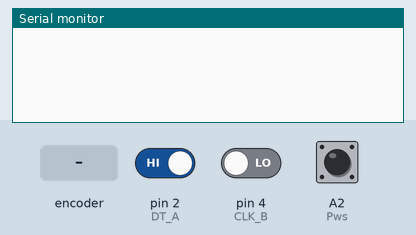
Bench run of a program on a simulated Arduino Uno, built with avr-gcc and run on an emulated ATmega328P. On the bench: the last lines printed to the serial monitor. Inputs (shaded band) come from the test bench; at power-on: pin 2 (DT_A) HIGH, pin 4 (CLK_B) LOW, A2 (Pws) HIGH.

Above: at 1.2 s.
1.3 s: pin 2 (DT_A) driven LOW
At 1.64 s:
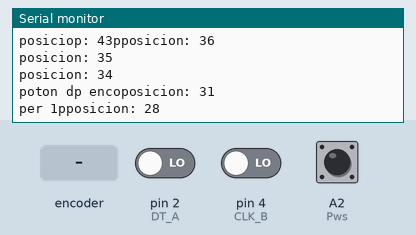
2.8 s: rotary encoder on pin 4 (CLK_B) / pin 2 (DT_A) turned 1 step (first pin leading)
At 4.2 s:
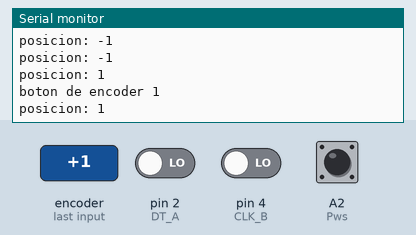
4.5 s: rotary encoder on pin 4 (CLK_B) / pin 2 (DT_A) turned 1 step (first pin leading)
At 5.7 s:
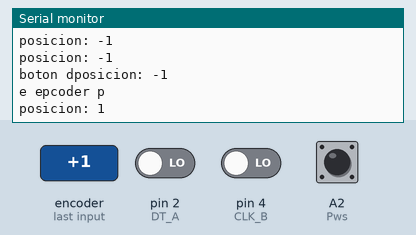
6.2 s: rotary encoder on pin 4 (CLK_B) / pin 2 (DT_A) turned 1 step (first pin leading)
At 7.5 s:
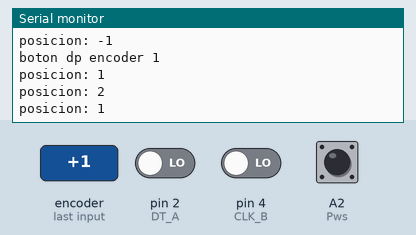
7.9 s: rotary encoder on pin 4 (CLK_B) / pin 2 (DT_A) turned 1 step (first pin leading)
At 9.2 s:
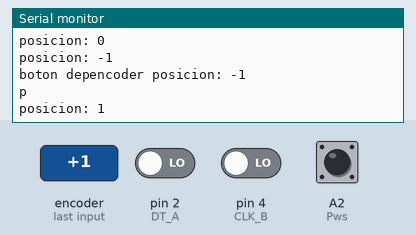
9.6 s: rotary encoder on pin 4 (CLK_B) / pin 2 (DT_A) turned 3 steps (first pin leading)
At 11.6 s:
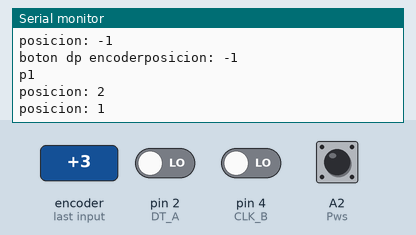
Timing chart, 0 to 12.7 s (numbered marks = the images above; inputs shaded):
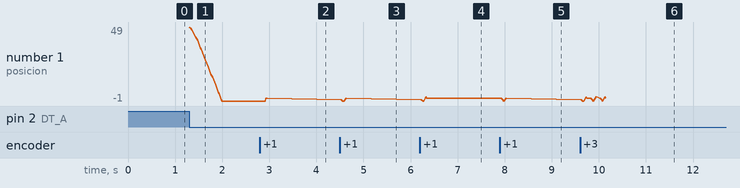

Measured:
- after the input at 1.3 s, the serial monitor: prints a new line at once (image 1)
- after the input at 2.8 s, the serial monitor: prints a new line after 0.13 s (image 2)
- after the input at 4.5 s, the serial monitor: prints a new line after 0.09 s (image 3)
- after the input at 6.2 s, the serial monitor: prints a new line after 0.09 s (image 4)
- after the input at 7.9 s, the serial monitor: prints a new line after 0.09 s (image 5)
- after the input at 9.6 s, the serial monitor: prints a new line after 0.09 s (image 6)

The program:

main.cpp
```cpp
#include <Arduino.h>

#define Pws A2
#define DT_A 2
#define CLK_B 4

int anterior = 50;

volatile int posicion = 50; // volatile es para hacer global una variable

void encoder(void);

void setup(){
  pinMode(Pws, INPUT_PULLUP);
  Serial.begin(9600);

  pinMode(DT_A, INPUT);
  pinMode(CLK_B, INPUT);

  attachInterrupt(digitalPinToInterrupt(DT_A), encoder, LOW);
}

void loop(){
  if(posicion != anterior){
    Serial.println("boton de encoder "+String(digitalRead(Pws)));
    Serial.println("posicion: "+String(posicion));
    anterior=posicion;
  }

}

void encoder(){
  static unsigned long ultimaInterrupcion = 0;
  unsigned long tiempoInterrupcion = millis();

  if(tiempoInterrupcion - ultimaInterrupcion > 5){
    if(digitalRead(CLK_B) == HIGH){
      posicion++;
    Serial.println("posicion: "+String(posicion));

    }else{
      posicion--;
    Serial.println("posicion: "+String(posicion));

    }
    posicion = min(100, max(0, posicion));
    ultimaInterrupcion = tiempoInterrupcion;
  }
}
```
